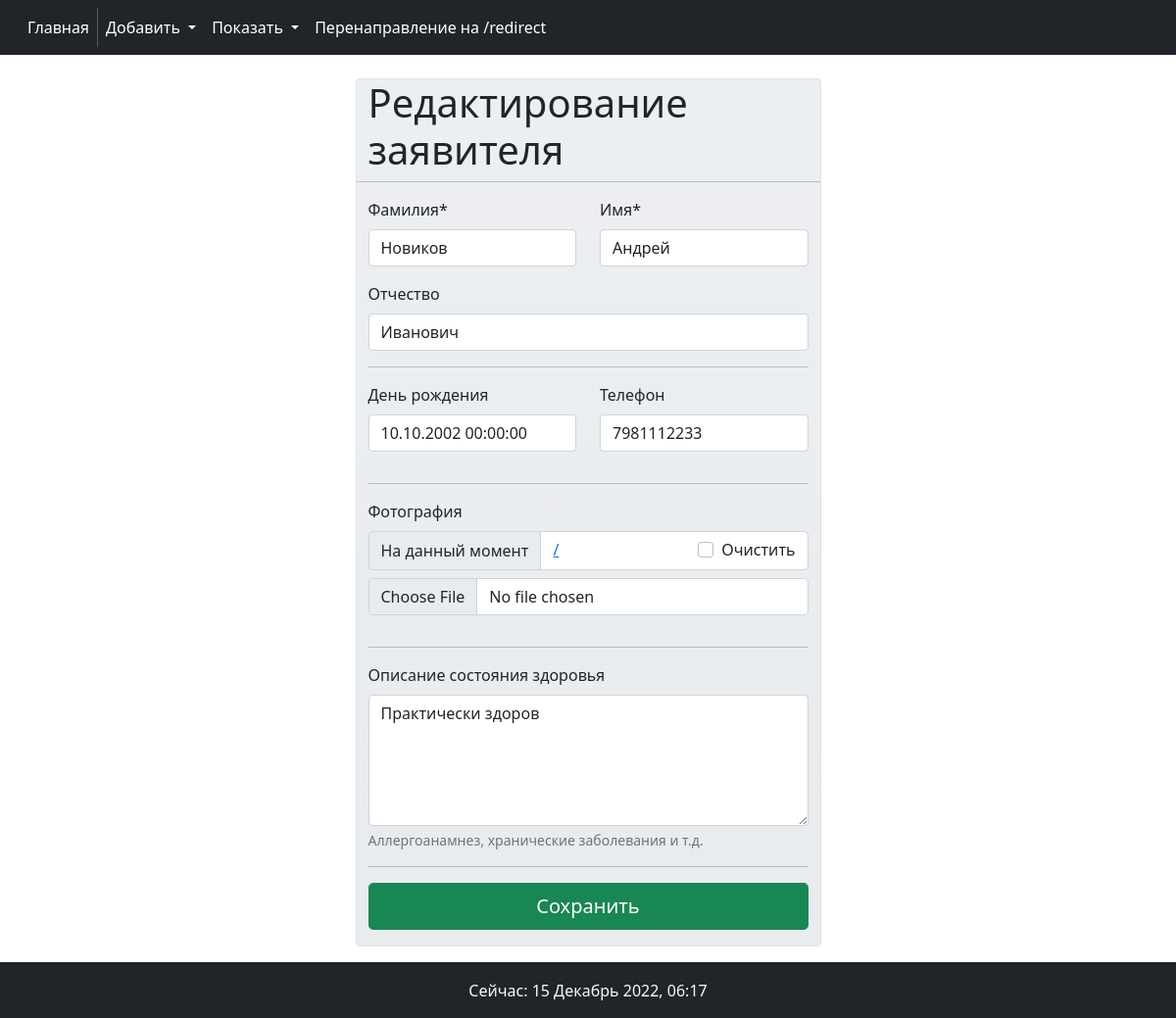
The app's page /editApplicant/45/ with its own data.
### app112/models.py (models this page shows, shortened)
class Applicant(models.Model):
    surname = models.CharField('Фамилия', max_length=255)
    name = models.CharField('Имя', max_length=255)
    patronymic = models.CharField('Отчество', max_length=255, blank=True)
    birthday = models.DateTimeField('День рождения', blank=True)
    gender = models.CharField('Пол', max_length=255, choices=consts.GENDER_CHOICE, default=consts.GENDER_CHOICE[0])
    photo = models.ImageField('Фотография', upload_to='photo/', default='/', blank=True)
    phone = models.PositiveBigIntegerField('Телефон', blank=True, null=True)
    descr_state_health = models.TextField('Описание состояния здоровья', blank=True, default='Практически здоров',
                                          help_text='Аллергоанамнез, хранические заболевания и т.д.')
    class Meta:
        verbose_name = 'Заявитель'
        verbose_name_plural = 'Заявители'
        ordering = ('surname', 'name', 'patronymic')

### app112/classviews.py (the view)
# urls.py: path('editApplicant/<int:pk>/', EditApplicant.as_view(), name='edit_applicant'),
class EditApplicant(UpdateView):
    model = models.Applicant
    form_class = FormApplicant
    template_name = 'app112/edit_applicant.html'
    context_object_name = 'applicant'
    extra_context = {'title': 'Редактирование заявителя'}

### app112/forms.py (shortened to what this page needs)
class FormApplicant(forms.ModelForm):  # CreateApplicant
    class Meta:
        model = Applicant
        fields = '__all__'
        widgets = {
            'descr_state_health': forms.Textarea(attrs={"cols":"55", "rows":"5"})
        }

### app112/templates/app112/edit_applicant.html (shortened to what this page needs)
{% extends 'app112/base.html' %}
{% load crispy_forms_filters %}
{% load crispy_forms_tags %}
{% block content %}
<div class="row justify-content-center border rounded bg-gradient" style="background-color: #e9ecef">
    <h1>{{title}}</h1><hr>
    <form action="{% url 'app112:edit_applicant' applicant.pk %}" method="POST">
        <div class="row">
            <div class="col">
                {{ form.surname|as_crispy_field }}
            </div>
            <div class="col">
                {{ form.name|as_crispy_field }}
            </div>
        </div>
        {{ form.patronymic|as_crispy_field }}
        <hr>
        <div class="row">
            <div class="col"> {{ form.birthday|as_crispy_field }} </div>
            <div class="col"> {{ form.phone|as_crispy_field }} </div>
        </div>
        <hr>
        <div class="row">
            <div class="col"> {{ form.photo|as_crispy_field }} </div>
        </div>
        <hr>
            {{ form.descr_state_health|as_crispy_field }}
        <hr>
        <div class="d-grid mb-3"> <button class="btn btn-success btn-lg" type="submit">Сохранить</button> </div>
    </form>
</div>
{% endblock %}

### records on screen
Applicant: surname "Новиков", name "Андрей", patronymic "Иванович", birthday "10.10.2002 00:00:00", phone "7981112233", descr_state_health "Практически здоров"

### other values on screen
{{ title }} "Редактирование заявителя"
